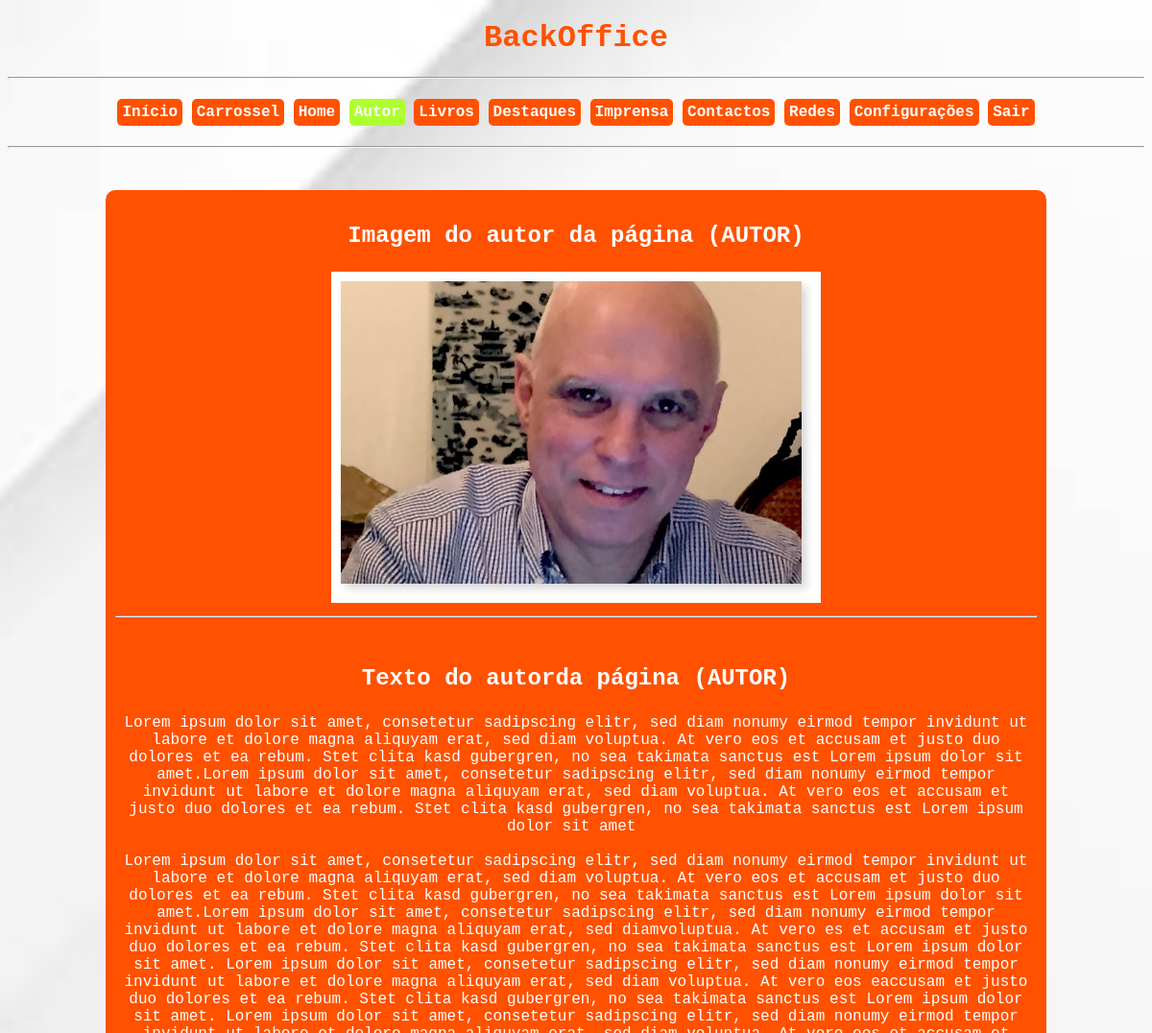
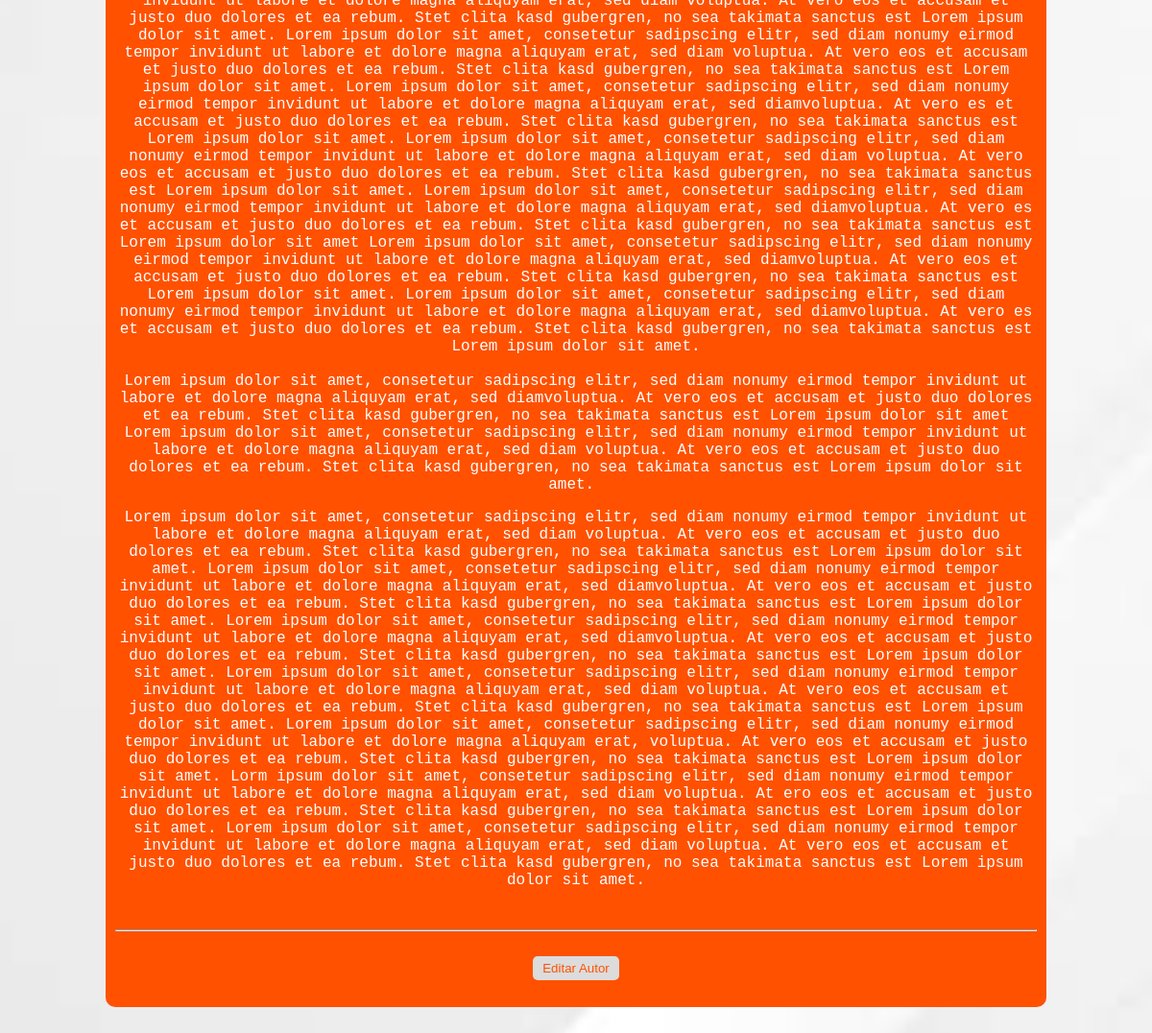
The page /backoffice/autor.php (signed in) on the database its author committed (2 pictures, top to bottom).
### tables this page shows
CREATE TABLE `autor` (
  `id` int(11) NOT NULL,
  `img` varchar(5000) NOT NULL,
  `texto` longtext NOT NULL
);

### backoffice/config/base_dados.php (called while the page is built, shortened)
<?php
$pdo = new PDO("mysql:dbname=".$base_dados["dbname"].";host=".$base_dados["host"],
$base_dados["user"], $base_dados["password"]);
function selectSqlUnico($sql){
    global $pdo;
    $query = $pdo->query($sql);
    return $query->fetch(PDO::FETCH_ASSOC);
}
?>

### backoffice/autor.php (the view, shortened to what this page needs)
<?php
require_once("config/config.php");
require_once("config/base_dados.php");
$autor = selectSqlUnico("SELECT * FROM autor");
?>
<!DOCTYPE html>
<html lang="pt">
    <head>
        <link rel="stylesheet" href="public/estilo.css">
    </head>
    <body>
       <h1 class="titulo_geral">BackOffice</h1>
       <hr><br>
       <div>
            <nav class="links">
                <?php require_once("navbar/navbar.php");?>
            </nav>
        </div>
        <br><hr>
        <br><br>
        <div class="caixa_geral">
            <h3>Imagem do autor da página (AUTOR)</h3>
            <img src="<?=$autor["img"];?>"></td>
            <hr><br>
            <h3>Texto do autorda página (AUTOR)</h3>
            <p><?=$autor["texto"];?></p>
            <br><hr><br>
            <form action="editar_autor.php" method="GET">
                <button id="botao_home" type="submit" name="editar" value="<?=$autor["id"];?>">Editar Autor</button>
            </form>
            <br>
        </div>
        <br><br>
    </body>
</html>

### backoffice/public/estilo.css (style rules this page uses)
body { background-image: url("../public/istockphoto-1305905498-612x612.jpg"); background-repeat: no-repeat; background-size: cover; background-position: center center; background-attachment: fixed; font-family: 'Courier New', Courier, monospace; }
.titulo_geral { color:rgb(255, 81, 0); text-align:center; }
.caixa_geral { width: 80vw; background-color: rgb(255, 81, 0); color: white; margin:auto; text-align: center; border-radius: 10px; padding: 10px; }
.caixa_geral > h3 { font-size: 24px; }
button[type="submit"], .inserir { background-color: rgb(255, 81, 0); border: 0; border-radius: 5px; padding:5px 10px; color: white; cursor: pointer; }
#botao_home { background-color: rgb(220,220,220); color: rgb(255, 81, 0); cursor: pointer; }

### rows shown on the page
autor: img (picture), texto "Lorem ipsum dolor sit amet, consetetur sadipscing elitr, sed diam nonumy eirmod tempor invidunt ut labore et dolore magna aliquyam erat, sed diam voluptua. At vero eos et accusam et justo duo dolores et ea rebum. Stet clita kasd gubergren, no sea takimata sanctus est Lorem ipsum dolor sit amet.Lorem ipsum dolor sit amet, consetetur sadipscing elitr, sed diam nonumy eirmod tempor invidunt ut labore et dolore magna aliquyam erat, sed diam voluptua. At vero eos et accusam et justo duo dolores et ea rebum. Stet clita kasd gubergren, no sea takimata sanctus est Lorem ipsum dolor sit amet Lorem ipsum dolor sit amet, consetetur sadipscing elitr, sed diam nonumy eirmod tempor invidunt ut labore et…"
